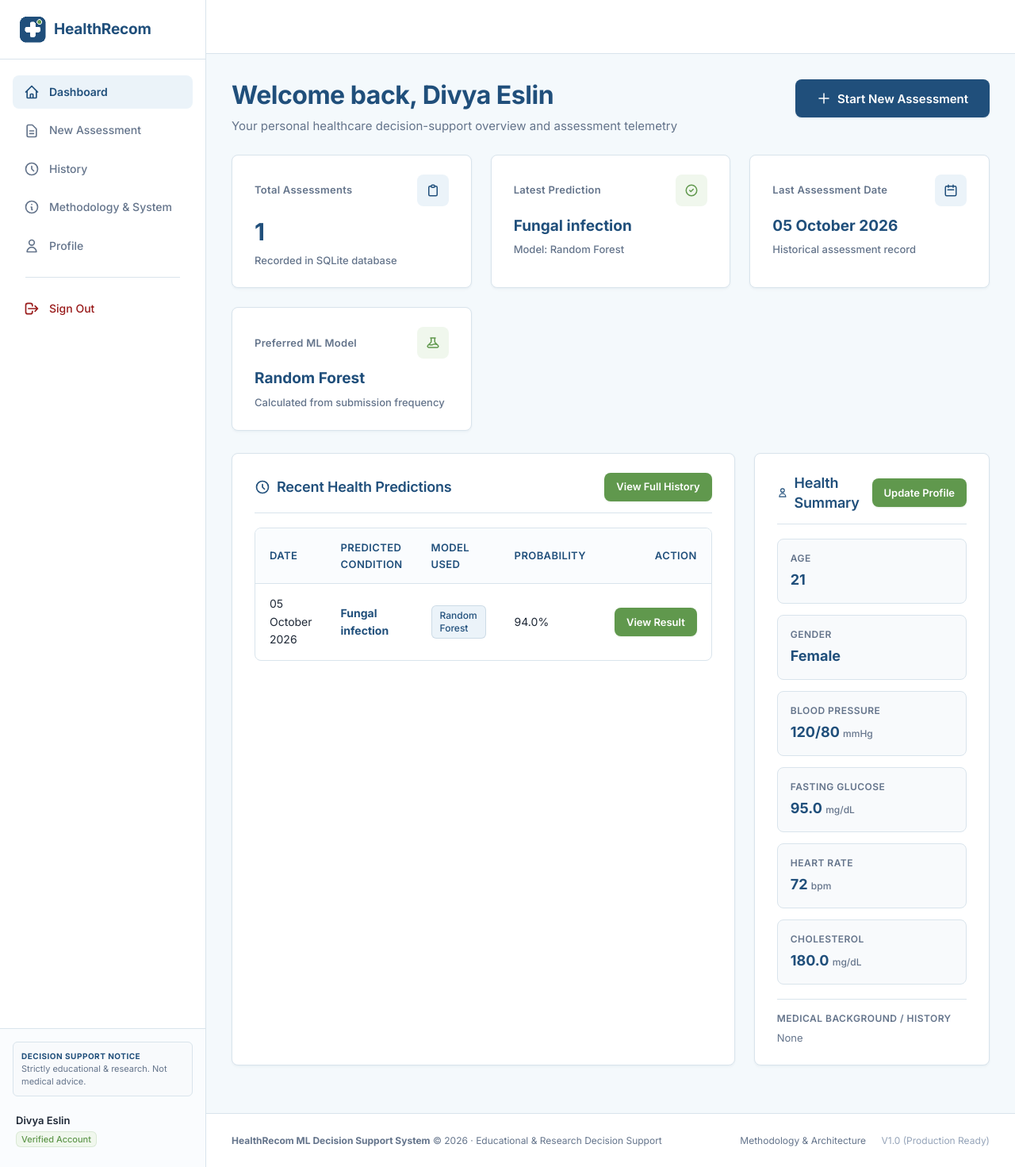
The app's page /dashboard (signed in) with its own data.
### tables this page shows
CREATE TABLE users (
            id INTEGER PRIMARY KEY AUTOINCREMENT,
            name TEXT NOT NULL,
            email TEXT UNIQUE NOT NULL,
            password_hash TEXT NOT NULL,
            role TEXT DEFAULT 'user',
            age INTEGER,
            gender TEXT,
            created_at DATETIME DEFAULT CURRENT_TIMESTAMP,
            updated_at DATETIME DEFAULT CURRENT_TIMESTAMP
        );

CREATE TABLE predictions (
            id INTEGER PRIMARY KEY AUTOINCREMENT,
            user_id INTEGER NOT NULL,
            age INTEGER,
            gender TEXT,
            symptoms TEXT,
            blood_pressure TEXT,
            glucose REAL,
            heart_rate INTEGER,
            cholesterol REAL,
            medical_history TEXT,
            model_used TEXT NOT NULL,
            predicted_disease TEXT NOT NULL,
            prediction_probability REAL,
            prediction_date DATETIME DEFAULT CURRENT_TIMESTAMP,
            FOREIGN KEY (user_id) REFERENCES users (id) ON DELETE CASCADE
        );

CREATE TABLE health_profiles (
            id INTEGER PRIMARY KEY AUTOINCREMENT,
            user_id INTEGER NOT NULL UNIQUE,
            age INTEGER,
            gender TEXT,
            blood_pressure TEXT,
            glucose REAL,
            heart_rate INTEGER,
            cholesterol REAL,
            medical_history TEXT,
            updated_at DATETIME DEFAULT CURRENT_TIMESTAMP,
            FOREIGN KEY (user_id) REFERENCES users (id) ON DELETE CASCADE
        );

### app/routes/dashboard.py (the view)
@dashboard_bp.route('/dashboard')
@auth_required
def dashboard():
    db_path = current_app.config['DATABASE_PATH']
    user_id = g.user['id']
    stats = get_user_dashboard_stats(db_path, user_id)
    health_profile = get_health_profile(db_path, user_id)
    recent_predictions = get_user_predictions(db_path, user_id, limit=5)
    recent_activities = get_user_activity(db_path, user_id, limit=5)
    is_new_user = (stats['total_predictions'] == 0)
    return render_template(
        'dashboard.html',
        user=g.user,
        stats=stats,
        health_profile=health_profile,
        recent_predictions=recent_predictions,
        recent_activities=recent_activities,
        is_new_user=is_new_user,
        disclaimer=current_app.config['DISCLAIMER']
    )

### templates/dashboard.html (shortened to what this page needs)
{% extends "base.html" %}
{% block extra_css %}
<link rel="stylesheet" href="{{ url_for('static', filename='css/dashboard.css') }}">
{% endblock %}
{% block content %}
<div class="page-header">
  <div>
    <h1 class="page-title">Welcome back, {{ user.name }}</h1>
    <p class="page-subtitle">Your personal healthcare decision-support overview and assessment telemetry</p>
  </div>
  <a href="{{ url_for('prediction.assessment') }}" class="btn btn-primary btn-lg">
    <svg style="width: 18px; height: 18px;" fill="none" stroke="currentColor" viewBox="0 0 24 24"><path stroke-linecap="round" stroke-linejoin="round" stroke-width="2" d="M12 4v16m8-8H4"/></svg>
    Start New Assessment
  </a>
</div>
<div class="dashboard-grid-stats">
  <div class="stat-card">
    <div class="stat-header">
      <span>Total Assessments</span>
      <div class="stat-icon">
        <svg style="width: 18px; height: 18px;" fill="none" stroke="currentColor" viewBox="0 0 24 24"><path stroke-linecap="round" stroke-linejoin="round" stroke-width="2" d="M9 5H7a2 2 0 00-2 2v12a2 2 0 002 2h10a2 2 0 002-2V7a2 2 0 00-2-2h-2M9 5a2 2 0 002 2h2a2 2 0 002-2M9 5a2 2 0 012-2h2a2 2 0 012 2"/></svg>
      </div>
    </div>
    <div class="stat-value">{{ stats.total_predictions }}</div>
    <div class="stat-subtext">Recorded in SQLite database</div>
  </div>
  <div class="stat-card">
    <div class="stat-header">
      <span>Latest Prediction</span>
      <div class="stat-icon green">
        <svg style="width: 18px; height: 18px;" fill="none" stroke="currentColor" viewBox="0 0 24 24"><path stroke-linecap="round" stroke-linejoin="round" stroke-width="2" d="M9 12l2 2 4-4m6 2a9 9 0 11-18 0 9 9 0 0118 0z"/></svg>
      </div>
    </div>
    <div class="stat-value" style="font-size: 19px; white-space: nowrap; overflow: hidden; text-overflow: ellipsis;" title="{{ stats.latest_prediction.predicted_disease if stats.latest_prediction else 'No assessments yet' }}">
      {% if stats.latest_prediction %}
        {{ stats.latest_prediction.predicted_disease }}
      {% else %}
        None Yet
      {% endif %}
    </div>
    <div class="stat-subtext">
      {% if stats.latest_prediction %}
        Model: {{ stats.latest_prediction.model_used }}
      {% else %}
        Awaiting first submission
      {% endif %}
    </div>
  </div>
  <div class="stat-card">
    <div class="stat-header">
      <span>Last Assessment Date</span>
      <div class="stat-icon">
        <svg style="width: 18px; height: 18px;" fill="none" stroke="currentColor" viewBox="0 0 24 24"><path stroke-linecap="round" stroke-linejoin="round" stroke-width="2" d="M8 7V3m8 4V3m-9 8h10M5 21h14a2 2 0 002-2V7a2 2 0 00-2-2H5a2 2 0 00-2 2v12a2 2 0 002 2z"/></svg>
      </div>
    </div>
    <div class="stat-value" style="font-size: 19px;">
      {% if stats.last_assessment_date %}
        {{ stats.last_assessment_date | format_date }}
      {% else %}
        No assessments
      {% endif %}
    </div>
    <div class="stat-subtext">Historical assessment record</div>
  </div>
  <div class="stat-card">
    <div class="stat-header">
      <span>Preferred ML Model</span>
      <div class="stat-icon green">
      </div>
    </div>
    <div class="stat-value" style="font-size: 19px;">
      {{ stats.most_used_model }}
    </div>
    <div class="stat-subtext">Calculated from submission frequency</div>
  </div>
</div>
<div class="dashboard-two-column">
  <div class="card">
    <div class="card-header">
      <h2 class="card-title">
        <svg style="width: 20px; height: 20px;" fill="none" stroke="currentColor" viewBox="0 0 24 24"><path stroke-linecap="round" stroke-linejoin="round" stroke-width="2" d="M12 8v4l3 3m6-3a9 9 0 11-18 0 9 9 0 0118 0z"/></svg>
        Recent Health Predictions
      </h2>
      {% if recent_predictions %}
        <a href="{{ url_for('prediction.history') }}" class="btn btn-secondary btn-sm">View Full History</a>
      {% endif %}
    </div>
    {% if recent_predictions %}
      <div class="table-responsive">
        <table class="data-table">
          <thead>
            <tr>
              <th>Date</th>
              <th>Predicted Condition</th>
              <th>Model Used</th>
              <th>Probability</th>
              <th style="text-align: right;">Action</th>
            </tr>
          </thead>
          <tbody>
            {% for pred in recent_predictions %}
              <tr>
                <td>{{ pred.prediction_date | format_date }}</td>
                <td>
                  <strong style="color: var(--primary);">{{ pred.predicted_disease }}</strong>
                </td>
                <td>
                  <span class="badge badge-primary">{{ pred.model_used }}</span>
                </td>
                <td>
                  {% if pred.prediction_probability is not none %}
                    {{ (pred.prediction_probability * 100) | round(1) }}%
                  {% else %}
                    <span style="color: var(--text-muted); font-size: 12px;">Not available</span>
                  {% endif %}
                </td>
                <td style="text-align: right;">
                  <a href="{{ url_for('prediction.result', prediction_id=pred.id) }}" class="btn btn-secondary btn-sm">
                    View Result
                  </a>
                </td>
              </tr>
            {% endfor %}
          </tbody>
        </table>
      </div>
    {% endif %}
  </div>
  <div class="card">
    <div class="card-header">
      <h2 class="card-title">
        <svg style="width: 20px; height: 20px;" fill="none" stroke="currentColor" viewBox="0 0 24 24"><path stroke-linecap="round" stroke-linejoin="round" stroke-width="2" d="M16 7a4 4 0 11-8 0 4 4 0 018 0zM12 14a7 7 0 00-7 7h14a7 7 0 00-7-7z"/></svg>
        Health Summary
      </h2>
      <a href="{{ url_for('recommendation.profile') }}" class="btn btn-secondary btn-sm">Update Profile</a>
    </div>
    <div class="vitals-grid">
      <div class="vital-item">
        <div class="vital-label">Age</div>
        <div class="vital-value">{{ health_profile.age if health_profile and health_profile.age else (user.age or 'Not set') }}</div>
      </div>
      <div class="vital-item">
        <div class="vital-label">Gender</div>
        <div class="vital-value">{{ health_profile.gender if health_profile and health_profile.gender else (user.gender or 'Not set') }}</div>
      </div>
      <div class="vital-item">
        <div class="vital-label">Blood Pressure</div>
        <div class="vital-value">
          {{ health_profile.blood_pressure if health_profile and health_profile.blood_pressure else 'Not set' }}
          {% if health_profile and health_profile.blood_pressure %}<span class="vital-unit">mmHg</span>{% endif %}
        </div>
      </div>
      <div class="vital-item">
        <div class="vital-label">Fasting Glucose</div>
        <div class="vital-value">
          {{ health_profile.glucose if health_profile and health_profile.glucose else 'Not set' }}
          {% if health_profile and health_profile.glucose %}<span class="vital-unit">mg/dL</span>{% endif %}
        </div>
      </div>
      <div class="vital-item">
        <div class="vital-label">Heart Rate</div>
        <div class="vital-value">
          {{ health_profile.heart_rate if health_profile and health_profile.heart_rate else 'Not set' }}
          {% if health_profile and health_profile.heart_rate %}<span class="vital-unit">bpm</span>{% endif %}
        </div>
      </div>
      <div class="vital-item">
        <div class="vital-label">Cholesterol</div>
        <div class="vital-value">
          {{ health_profile.cholesterol if health_profile and health_profile.cholesterol else 'Not set' }}
          {% if health_profile and health_profile.cholesterol %}<span class="vital-unit">mg/dL</span>{% endif %}
        </div>
      </div>
    </div>
    <div style="margin-top: 18px; padding-top: 14px; border-top: 1px solid var(--border);">
      <div class="vital-label" style="margin-bottom: 6px;">Medical Background / History</div>
      <p style="font-size: 13px; color: var(--text-muted); line-height: 1.4;">
        {{ health_profile.medical_history if health_profile and health_profile.medical_history else 'No documented chronic conditions or previous diagnoses entered in profile.' }}
      </p>
    </div>
  </div>
</div>
{% endblock %}

### templates/base.html (shortened to what this page needs)
<!DOCTYPE html>
<html lang="en">
<head>
  <link rel="stylesheet" href="{{ url_for('static', filename='css/main.css') }}">
  <link rel="stylesheet" href="{{ url_for('static', filename='css/base.css') }}">
  {% block extra_css %}{% endblock %}
</head>
<body>
  {% if current_user or session.get('user_id') %}
  <div class="app-shell">
    <aside class="app-sidebar" id="appSidebar">
      <div class="sidebar-header">
        <a href="{{ url_for('dashboard.view_dashboard') }}" style="display: flex; align-items: center; gap: 10px; text-decoration: none;">
          <img src="{{ url_for('static', filename='images/favicon.png') }}" alt="HealthRecom" class="sidebar-logo" style="width: 34px; height: 34px; border-radius: 8px; object-fit: contain;">
          <span style="font-size: 19px; font-weight: 700; color: var(--primary); letter-spacing: -0.01em;">HealthRecom</span>
        </a>
      </div>
      <nav class="sidebar-nav">
        <a href="{{ url_for('dashboard.view_dashboard') }}" class="nav-item {% if request.endpoint in ['dashboard.dashboard', 'dashboard.view_dashboard'] %}active{% endif %}">
          <svg style="width: 20px; height: 20px;" fill="none" stroke="currentColor" viewBox="0 0 24 24"><path stroke-linecap="round" stroke-linejoin="round" stroke-width="2" d="M3 12l2-2m0 0l7-7 7 7M5 10v10a1 1 0 001 1h3m10-11l2 2m-2-2v10a1 1 0 01-1 1h-3m-6 0a1 1 0 001-1v-4a1 1 0 011-1h2a1 1 0 011 1v4a1 1 0 001 1m-6 0h6"/></svg>
          Dashboard
        </a>
        <a href="{{ url_for('prediction.assessment') }}" class="nav-item {% if request.endpoint == 'prediction.assessment' %}active{% endif %}">
          <svg style="width: 20px; height: 20px;" fill="none" stroke="currentColor" viewBox="0 0 24 24"><path stroke-linecap="round" stroke-linejoin="round" stroke-width="2" d="M9 12h6m-6 4h6m2 5H7a2 2 0 01-2-2V5a2 2 0 012-2h5.586a1 1 0 01.707.293l5.414 5.414a1 1 0 01.293.707V19a2 2 0 01-2 2z"/></svg>
          New Assessment
        </a>
        <a href="{{ url_for('prediction.history') }}" class="nav-item {% if request.endpoint == 'prediction.history' %}active{% endif %}">
          <svg style="width: 20px; height: 20px;" fill="none" stroke="currentColor" viewBox="0 0 24 24"><path stroke-linecap="round" stroke-linejoin="round" stroke-width="2" d="M12 8v4l3 3m6-3a9 9 0 11-18 0 9 9 0 0118 0z"/></svg>
          History
        </a>
        <a href="{{ url_for('dashboard.about') }}" class="nav-item {% if request.endpoint in ['dashboard.about', 'recommendation.about'] %}active{% endif %}">
          <svg style="width: 20px; height: 20px;" fill="none" stroke="currentColor" viewBox="0 0 24 24"><path stroke-linecap="round" stroke-linejoin="round" stroke-width="2" d="M13 16h-1v-4h-1m1-4h.01M21 12a9 9 0 11-18 0 9 9 0 0118 0z"/></svg>
          Methodology & System
        </a>
        <a href="{{ url_for('recommendation.profile') }}" class="nav-item {% if request.endpoint == 'recommendation.profile' %}active{% endif %}">
          <svg style="width: 20px; height: 20px;" fill="none" stroke="currentColor" viewBox="0 0 24 24"><path stroke-linecap="round" stroke-linejoin="round" stroke-width="2" d="M16 7a4 4 0 11-8 0 4 4 0 018 0zM12 14a7 7 0 00-7 7h14a7 7 0 00-7-7z"/></svg>
          Profile
        </a>
        <div class="nav-divider" style="margin: 12px 16px; width: auto; height: 1px; background: var(--border-color);"></div>
        <a href="{{ url_for('auth.logout') }}" class="nav-item logout-link" style="color: #991B1B;">
          <svg style="width: 20px; height: 20px;" fill="none" stroke="currentColor" viewBox="0 0 24 24"><path stroke-linecap="round" stroke-linejoin="round" stroke-width="2" d="M17 16l4-4m0 0l-4-4m4 4H7m6 4v1a3 3 0 01-3 3H6a3 3 0 01-3-3V7a3 3 0 013-3h4a3 3 0 013 3v1"/></svg>
          Sign Out
        </a>
      </nav>
      <div class="sidebar-footer">
        <div class="disclaimer-card" style="font-size: 11px; padding: 10px; background: #F8FAFC; border: 1px solid var(--border-color); border-radius: 6px;">
          <strong style="display: block; color: var(--primary); margin-bottom: 2px;">Decision Support Notice</strong>
          Strictly educational & research. Not medical advice.
        </div>
        {% if current_user %}
        <div class="user-mini-profile" style="display: flex; align-items: center; justify-content: space-between; margin-top: 12px;">
          <div style="min-width: 0;">
            <div class="user-info-text" style="font-weight: 600; font-size: 13px; color: var(--text-main);">{{ current_user.name }}</div>
            <span class="badge badge-secondary" style="font-size: 11px; padding: 2px 6px;">Verified Account</span>
          </div>
        </div>
        {% endif %}
      </div>
    </aside>
    <div class="app-main-wrapper">
      <header class="app-header">
      </header>
      <main class="app-content">
        {% block content %}{% endblock %}
      </main>
      <footer class="app-footer">
        <div>
          <strong>HealthRecom ML Decision Support System</strong> &copy; {{ current_year }} &middot; Educational & Research Decision Support
        </div>
        <div>
          <a href="{{ url_for('dashboard.about') }}" style="color: var(--text-secondary); margin-right: 16px;">Methodology & Architecture</a>
          <span style="color: var(--text-light);">V1.0 (Production Ready)</span>
        </div>
      </footer>
    </div>
  </div>
  {% endif %}
</body>
</html>

### records on screen
users: name "Divya Eslin"
predictions: latest_prediction.predicted_disease "Fungal infection", latest_prediction.model_used "Random Forest", last_assessment_date "05 October 2026", most_used_model "Random Forest", prediction_date "05 October 2026", predicted_disease "Fungal infection", model_used "Random Forest", (pred.prediction_probability*100)|round(1) "94.0"
health_profiles: age "21", gender "Female", blood_pressure "120/80", glucose "95.0", heart_rate "72", cholesterol "180.0", medical_history "None"

### other values on screen
{{ stats.total_predictions }} "1"
